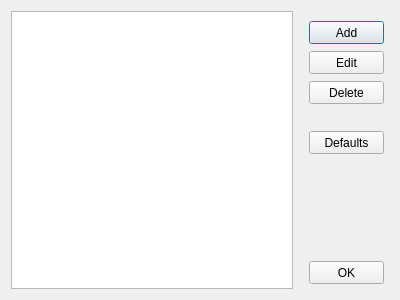
<?xml version="1.0" encoding="UTF-8"?>
<ui version="4.0">
 <class>UserAgentWindow</class>
 <widget class="QDialog" name="UserAgentWindow">
  <property name="geometry">
   <rect>
    <x>0</x>
    <y>0</y>
    <width>400</width>
    <height>300</height>
   </rect>
  </property>
  <property name="windowTitle">
   <string>Useragent manager</string>
  </property>
  <layout class="QHBoxLayout" name="horizontalLayout">
   <item>
    <widget class="QListWidget" name="listUserAgents"/>
   </item>
   <item>
    <widget class="QWidget" name="widget" native="true">
     <property name="minimumSize">
      <size>
       <width>90</width>
       <height>0</height>
      </size>
     </property>
     <widget class="QPushButton" name="btnAdd">
      <property name="geometry">
       <rect>
        <x>10</x>
        <y>10</y>
        <width>75</width>
        <height>23</height>
       </rect>
      </property>
      <property name="text">
       <string>Add</string>
      </property>
     </widget>
     <widget class="QPushButton" name="btnEdit">
      <property name="geometry">
       <rect>
        <x>10</x>
        <y>40</y>
        <width>75</width>
        <height>23</height>
       </rect>
      </property>
      <property name="text">
       <string>Edit</string>
      </property>
     </widget>
     <widget class="QPushButton" name="btnDelete">
      <property name="geometry">
       <rect>
        <x>10</x>
        <y>70</y>
        <width>75</width>
        <height>23</height>
       </rect>
      </property>
      <property name="text">
       <string>Delete</string>
      </property>
     </widget>
     <widget class="QPushButton" name="btnDefault">
      <property name="geometry">
       <rect>
        <x>10</x>
        <y>120</y>
        <width>75</width>
        <height>23</height>
       </rect>
      </property>
      <property name="text">
       <string>Defaults</string>
      </property>
     </widget>
     <widget class="QPushButton" name="btnOK">
      <property name="geometry">
       <rect>
        <x>10</x>
        <y>250</y>
        <width>75</width>
        <height>23</height>
       </rect>
      </property>
      <property name="text">
       <string>OK</string>
      </property>
     </widget>
    </widget>
   </item>
  </layout>
 </widget>
 <resources/>
 <connections/>
</ui>
